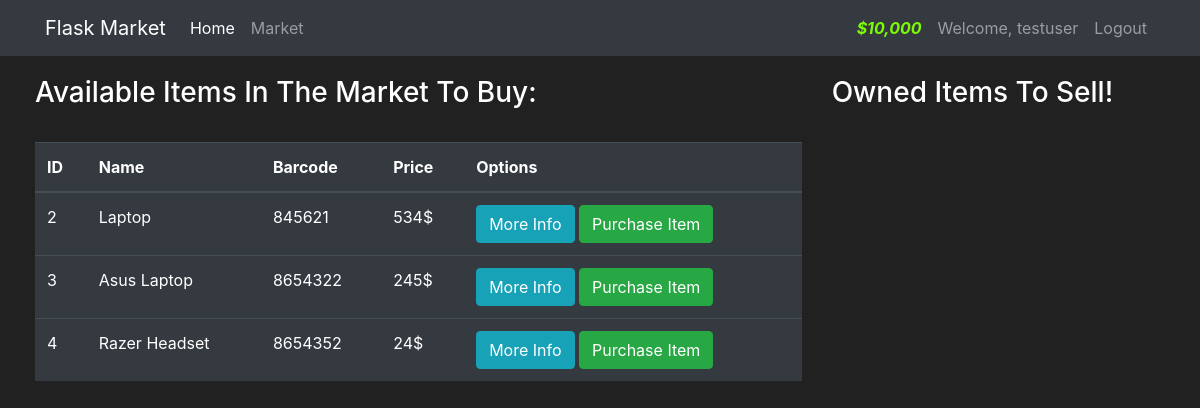
The app's page /market (signed in) with its own data.
### market/models.py (models this page shows, shortened)
class User(db.Model, UserMixin):
    id = db.Column(db.Integer, primary_key=True)
    username = db.Column(db.String(50), nullable=False, unique=True)
    email_address = db.Column(db.String(50), nullable=False, unique=True)
    password_hash = db.Column(db.String(100), nullable=False)
    budget = db.Column(db.Integer, nullable=False, default=10000)
    items = db.relationship('Item', backref='owned_user', lazy=True)
    @property
    def pretty_budget(self):
        if len(str(self.budget)) >= 4:
            return f'{str(self.budget)[:-2]},{str(self.budget)[-3:]}'
        else:
            return self.budget
    @property
    def password(self):
        raise AttributeError('Password is not readable!')

class Item(db.Model):
    id = db.Column(db.Integer, primary_key=True)
    name = db.Column(db.String(50), nullable=False, unique=True)
    price = db.Column(db.Integer, nullable=False)  # Fixed the syntax error here
    barcode = db.Column(db.String(12), nullable=False, unique=True)
    description = db.Column(db.String(500), nullable=False, unique=True)
    owner = db.Column(db.Integer, db.ForeignKey('user.id'))

### market/routes.py (the view, shortened to what this page needs)
@app.route("/market", methods=['GET', 'POST'])
@login_required
def market_page():
    purchase_form = PurchaseItem()
    selling_form = SellItem()
    items = Item.query.filter_by(owner=None)
    owned_items = Item.query.filter_by(owner=current_user.id)
    return render_template("market.html", items=items, purchase_form=purchase_form, owned_items=owned_items, selling_form=selling_form)

### market/models.py (called while the page is built)
@login_manager.user_loader
def load_user(user_id):
    return User.query.get(int(user_id))

### market/templates/market.html (shortened to what this page needs)
{% extends "base.html" %}
{% block content %}
<div class="row" style="margin-top:20px; margin-left:20px">
<div class="col-8">
    <h3>Available Items In The Market To Buy:</h3>
    <br>
    <table class="table table-hover table-dark">
    <thead>
        <tr>
            <th>ID</th>
            <th>Name</th>
            <th>Barcode</th>
            <th>Price</th>
            <th>Options</th>
        </tr>
    </thead>
    <tbody>
        {% for item in items %}
        <tr>
            <td>{{ item.id }}</td>
            <td>{{ item.name }}</td>
            <td>{{ item.barcode }}</td>
            <td>{{ item.price }}$</td>
            <td>
                <button class="btn btn-outline btn-info" data-toggle="modal" data-target="#Modal-MoreInfo-{{ item.id }}">More Info</button>
                <button class="btn btn-outline btn-success"data-toggle="modal" data-target="#Modal-Purchase-{{ item.id }}">Purchase Item</button>
            </td>
        </tr>
        {% endfor %}
    </tbody>
    </table>
</div>
    <div class="col-4">
        <h3> Owned Items To Sell!</h3>
    </div>
</div>
{% endblock %}

### market/templates/base.html (shortened to what this page needs)
<!doctype html>
<html lang="en">
<head>
    <link rel="stylesheet" href="https://cdn.jsdelivr.net/npm/bootstrap@4.3.1/dist/css/bootstrap.min.css">
</head>
<body style="margin: 0; padding: 0; height: 100vh; overflow: hidden;
            background-image: url('https://img.freepik.com/free-vector/circles-background-dark-tones_60389-166.jpg?t=st=1740747492~exp=1740751092~hmac=b4e08ecb14fc3da67db0422959bce6e344cb2f65df54615e19a2904e86cf6089&w=1800');
            background-size: cover; background-position: center; background-repeat: no-repeat;">
<nav class="navbar navbar-expand-lg navbar-dark bg-dark">
    <div class="container">
        <a class="navbar-brand" href="#">Flask Market</a>
        <div class="collapse navbar-collapse" id="navbarNav">
            <ul class="navbar-nav mr-auto">
                <li class="nav-item">
                    <a class="nav-link active" href="{{ url_for('home_page') }}">Home</a>
                </li>
                <li class="nav-item">
                    <a class="nav-link" href="{{ url_for('market_page') }}">Market</a>
                </li>
            </ul>
            <ul class="navbar-nav ml-auto">
                {% if current_user.is_authenticated %}
                    <li class="nav-item">
                        <a class="nav-link" style="color:lawngreen; font-weight: bold">
                            <i class="fas fa-coins">
                                ${{ current_user.pretty_budget}}
                            </i>
                        </a>
                    </li>
                    <li class="nav-item">
                        <a class="nav-link">Welcome, {{ current_user.username }}</a>
                    </li>
                    <li class="nav-item">
                        <a class="nav-link" href="{{ url_for('logout_page') }}">Logout</a>
                    </li>
                {% endif %}
            </ul>
        </div>
    </div>
</nav>
{% block content %}{% endblock %}
</body>
</html>

### market/templates/base.html (style rules this page uses)
body { background-color: #212121; color: white; }

### records on screen
User: pretty_budget "10,000", username "testuser"
Item: id "2", name "Laptop", barcode "845621", price "534"
Item: id "3", name "Asus Laptop", barcode "8654322", price "245"
Item: id "4", name "Razer Headset", barcode "8654352", price "24"
